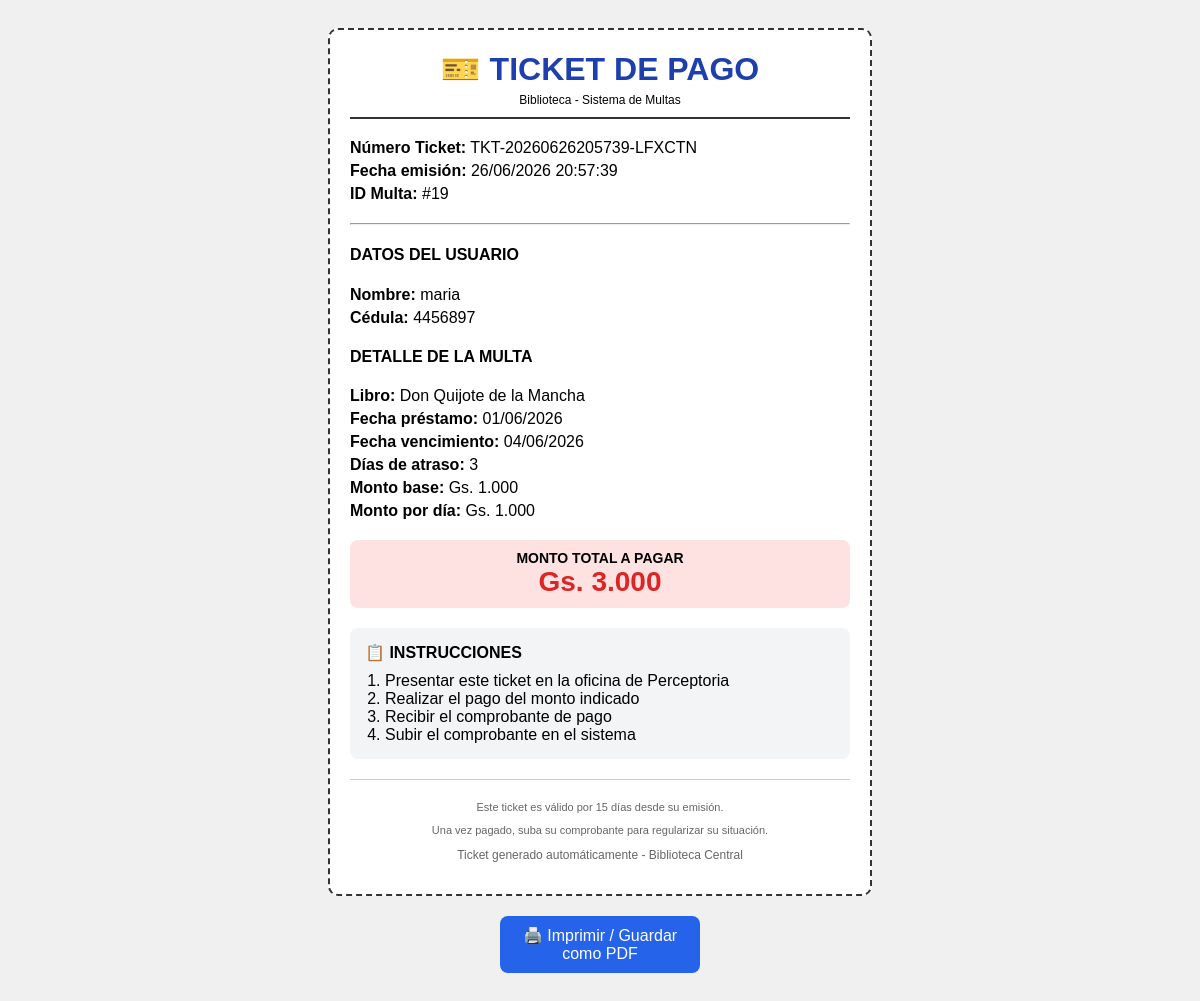
Page /multa/ticket/19/ (signed in) on the earlier database version.
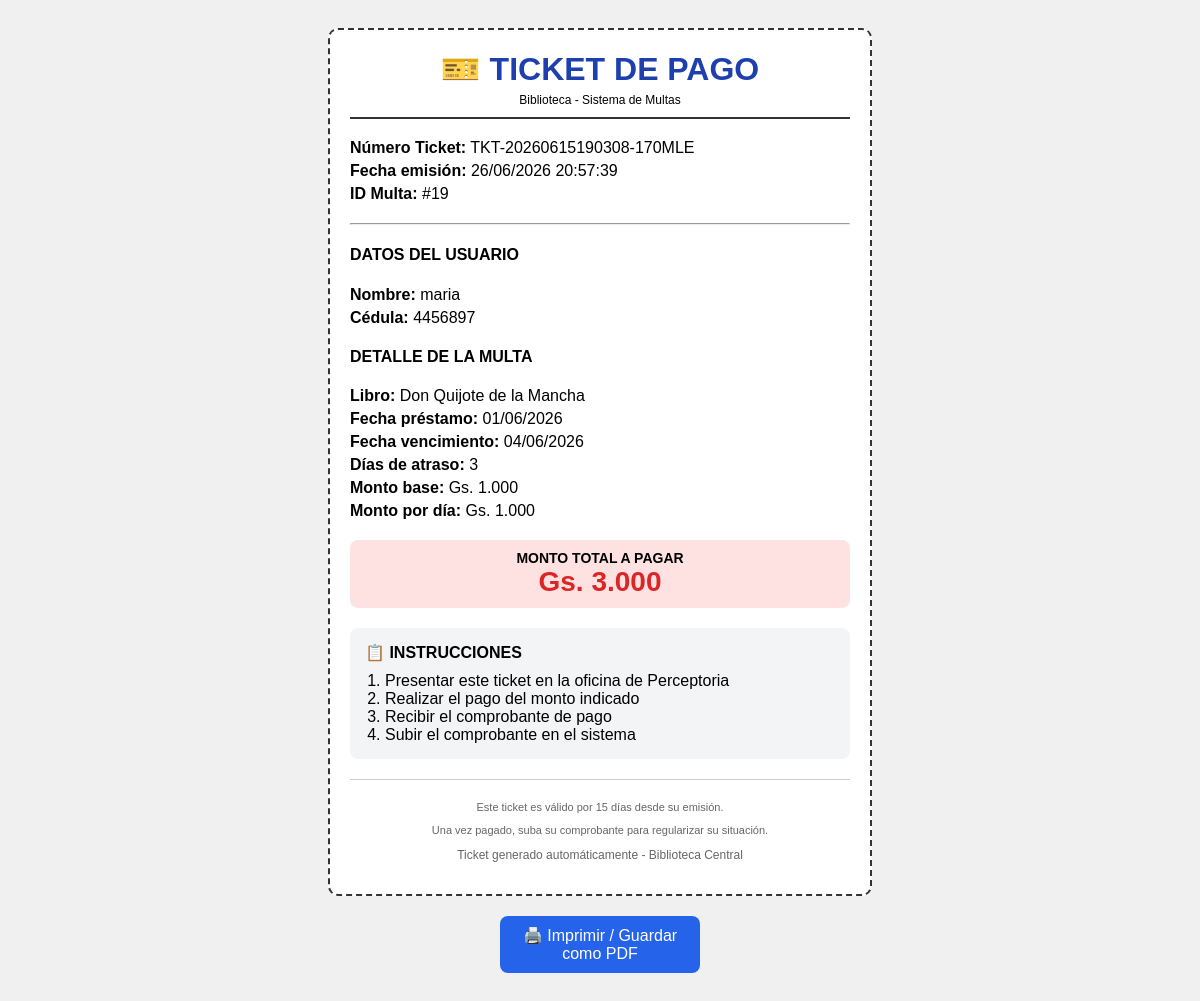
Same page on the later database version.
### prestamo/models.py (models this page shows, shortened)
class Multa(models.Model):
    ESTADO_MULTA_CHOICES = [
        ('PENDIENTE', 'Pendiente'),
        ('PAGADA', 'Pagada'),
        ('CANCELADA', 'Cancelada'),
    ]
    prestamo = models.ForeignKey(
        Prestamo,
        on_delete=models.PROTECT,
        related_name='multas',
        verbose_name="Préstamo"
    )
    dias_atraso = models.IntegerField(
        verbose_name="Días de atraso"
    )
    monto_base = models.DecimalField(
        max_digits=10,
        decimal_places=2,
        verbose_name="Monto base"
    )
    monto_por_dia = models.DecimalField(
        max_digits=10,
        decimal_places=2,
        verbose_name="Monto por día"
    )
    monto_total = models.DecimalField(
        max_digits=10,
        decimal_places=2,
        verbose_name="Monto total"
    )
    fecha_generacion = models.DateField(
        auto_now_add=True,
        verbose_name="Fecha de generación"
    )
    fecha_pago = models.DateField(
        null=True,
        blank=True,
        verbose_name="Fecha de pago"
    )
    estado = models.CharField(
        max_length=20,
        choices=ESTADO_MULTA_CHOICES,
        default='PENDIENTE',
        verbose_name="Estado"
    )
    comprobante_pago = models.CharField(
        max_length=100,
        blank=True,
        null=True,
        verbose_name="Comprobante de pago"
    )
    comprobante_imagen = models.ImageField(
        upload_to='comprobantes/',
        blank=True,
        null=True,
        verbose_name="Comprobante de pago"
    )
    notificado = models.BooleanField(
        default=False,
        verbose_name="Notificado al bibliotecario"
    )
    ticket_generado = models.BooleanField(
        default=False,
        verbose_name="Ticket de pago generado"
    )
    numero_ticket = models.CharField(
        max_length=50,
        blank=True,
        null=True,
        unique=True,
        verbose_name="Número de ticket"
    )
    class Meta:
        verbose_name = "Multa"
        verbose_name_plural = "Multas"
    def save(self, *args, **kwargs):
        if not self.monto_total and self.dias_atraso > 0:
            self.monto_total = self.monto_base + (self.dias_atraso * self.monto_por_dia)
        super().save(*args, **kwargs)

class Prestamo(models.Model):
    ESTADO_PRESTAMO_CHOICES = [
        ('SOLICITADO', 'Solicitado'),
        ('ACTIVO', 'Activo'),
        ('VENCIDO', 'Vencido'),
        ('DEVUELTO', 'Devuelto'),
        ('EXTRAVIADO', 'Extraviado'),
        ('CANCELADA', 'Cancelada'),
    ]
    socio = models.ForeignKey(
        Socio,
        on_delete=models.PROTECT,
        related_name='prestamos',
        verbose_name="Socio"
    )
    ejemplar = models.ForeignKey(
        Ejemplar,
        on_delete=models.PROTECT,
        related_name='prestamos',
        verbose_name="Ejemplar"
    )
    dias_solicitados = models.IntegerField(
        verbose_name="Días solicitados",
        help_text="Cantidad de días que el usuario pidió el libro (1-5)",
        null=True,
        blank=True
    )
    fecha_prestamo = models.DateTimeField(
        auto_now_add=True,
        verbose_name="Fecha de préstamo"
    )
    fecha_vencimiento = models.DateField(
        verbose_name="Fecha de vencimiento"
    )
    fecha_devolucion_real = models.DateField(
        null=True,
        blank=True,
        verbose_name="Fecha de devolución real"
    )
    estado = models.CharField(
        max_length=20,
        choices=ESTADO_PRESTAMO_CHOICES,
        default='ACTIVO',
        verbose_name="Estado"
    )
    observaciones = models.TextField(
        blank=True,
        null=True,
        verbose_name="Observaciones"
    )
    class Meta:
        verbose_name = "Préstamo"
        verbose_name_plural = "Préstamos"
        ordering = ['-fecha_prestamo']
        indexes = [
            models.Index(fields=['estado']),
            models.Index(fields=['fecha_vencimiento']),
        ]

### usuario/models.py (models this page shows, shortened)
class Socio(models.Model):
    TIPO_USUARIO_CHOICES = [
        ('estudiante', 'Estudiante'),
        ('docente', 'Docente'),
        ('administrativo', 'Administrativo'),
        ('externo', 'Externo'),
    ]
    ESTADO_SOCIO_CHOICES = [
        ('activo', 'Activo'),
        ('inhabilitado', 'Inhabilitado'),  # 'moroso' eliminado
    ]
    user = models.OneToOneField(
        User,
        on_delete=models.CASCADE,
        verbose_name="Usuario de Django"
    )
    cedula = models.CharField(
        max_length=20,
        unique=True,
        verbose_name="Cédula"
    )
    telefono = models.CharField(
        max_length=20,
        blank=True,
        null=True,
        verbose_name="Teléfono"
    )
    direccion = models.CharField(
        max_length=150,
        blank=True,
        null=True,
        verbose_name="Dirección"
    )
    carrera = models.CharField(
        max_length=100,
        blank=True,
        null=True,
        verbose_name="Carrera/Profesión"
    )
    tipo_usuario = models.CharField(
        max_length=50,
        choices=TIPO_USUARIO_CHOICES,
        verbose_name="Tipo de usuario"
    )
    estado_socio = models.CharField(
        max_length=20,
        choices=ESTADO_SOCIO_CHOICES,
        default='activo',
        verbose_name="Estado"
    )
    motivo_inhabilitacion = models.TextField(
        blank=True,
        null=True,
        verbose_name="Motivo de inhabilitación"
    )
    fecha_registro = models.DateField(
        auto_now_add=True,
        verbose_name="Fecha de registro"
    )
    nivel_acceso = models.ForeignKey(
        NivelAcceso,
        on_delete=models.PROTECT,
        verbose_name="Nivel de acceso"
    )
    class Meta:
        verbose_name = "Socio"
        verbose_name_plural = "Socios"

### catalogo/models.py (models this page shows, shortened)
class Ejemplar(models.Model):
    ESTADO_FISICO_CHOICES = [
        ('BUENO', 'Bueno'),
        ('REGULAR', 'Regular'),
        ('MALO', 'Malo'),
        ('DANADO', 'Dañado'),
        ('PERDIDO', 'Perdido'),
    ]
    DISPONIBILIDAD_CHOICES = [
        ('DISPONIBLE', 'Disponible'),
        ('PRESTADO', 'Prestado'),
        ('RESERVADO', 'Reservado'),
        ('EN_REPARACION', 'En reparación'),
    ]
    libro = models.ForeignKey(
        'Libro',
        on_delete=models.PROTECT,
        related_name='ejemplares',
        verbose_name="Libro",
        db_column='isbn_libro'
    )
    codigo_inventario = models.CharField(
        max_length=50,
        unique=True,
        verbose_name="Código de inventario"
    )
    estado_fisico = models.CharField(
        max_length=20,
        choices=ESTADO_FISICO_CHOICES,
        default='BUENO',
        verbose_name="Estado físico"
    )
    disponibilidad = models.CharField(
        max_length=20,
        choices=DISPONIBILIDAD_CHOICES,
        default='DISPONIBLE',
        verbose_name="Disponibilidad"
    )
    ubicacion = models.CharField(
        max_length=100,
        blank=True,
        null=True,
        verbose_name="Ubicación física",
        help_text="Ej: Estante A3, Sección 5, Sala 2, etc."
    )
    class Meta:
        db_table = 'Ejemplar'
        verbose_name = "Ejemplar"
        verbose_name_plural = "Ejemplares"
        indexes = [
            models.Index(fields=['codigo_inventario']),
            models.Index(fields=['disponibilidad']),
        ]

class Libro(models.Model):
    activo = models.BooleanField(default=True, verbose_name="Activo")
    """Libros del catálogo"""
    isbn = models.CharField(
        max_length=20,
        unique=True,
        verbose_name="ISBN"
    )
    titulo = models.CharField(
        max_length=200,
        verbose_name="Título"
    )
    anio_publicacion = models.IntegerField(
        blank=True,
        null=True,
        verbose_name="Año de publicación"
    )
    descripcion = models.TextField(
        blank=True,
        null=True,
        verbose_name="Descripción / Sinopsis",
        help_text="Breve descripción o sinopsis del libro"
    )
    editorial = models.ForeignKey(
        Editorial,
        on_delete=models.PROTECT,
        verbose_name="Editorial"
    )
    categoria = models.ForeignKey(
        Categoria,
        on_delete=models.PROTECT,
        verbose_name="Categoría"
    )
    autores = models.ManyToManyField(
        Autor,
        through='LibroAutor',
        verbose_name="Autores"
    )
    imagen = models.ImageField(
        upload_to='libros/',
        blank=True,
        null=True,
        verbose_name="Imagen de tapa"
    )
    cantidad_total = models.IntegerField(
        default=0,
        verbose_name="Total de ejemplares"
    )
    inventario_disponible = models.IntegerField(
        default=0,
        verbose_name="Ejemplares disponibles"
    )
    class Meta:
        verbose_name = "Libro"
        verbose_name_plural = "Libros"

### prestamo/views.py (the view)
# urls.py: path('multa/ticket/<int:multa_id>/', views.usuario_ticket_multa, name='usuario_ticket_multa'),
@login_required
def usuario_ticket_multa(request, multa_id):
    from datetime import datetime
    from django.shortcuts import get_object_or_404
    from .models import Multa
    print("=== FUNCIÓN usuario_ticket_multa LLAMADA ===")
    print(f"Multa ID: {multa_id}")
    print(f"Usuario: {request.user}")
    multa = get_object_or_404(Multa, id=multa_id, prestamo__socio=request.user.socio, estado='PENDIENTE')
    print(f"Multa encontrada: {multa.id}")
    print(f"Template a renderizar: prestamo/ticket_multa.html")
    if not multa.numero_ticket:
        import random
        import string
        timestamp = datetime.now().strftime('%Y%m%d%H%M%S')
        random_chars = ''.join(random.choices(string.ascii_uppercase + string.digits, k=6))
        multa.numero_ticket = f"TKT-{timestamp}-{random_chars}"
        multa.save()
        print(f"Ticket creado: {multa.numero_ticket}")
    context = {
        'multa': multa,
        'fecha_emision': datetime.now(),
    }
    print("Renderizando template...")
    return render(request, 'prestamo/ticket_multa.html', context)

### prestamo/templatetags/mis_filtros.py (called while the page is built)
@register.filter
def puntos(valor):
    try:
        return f"{int(valor):,}".replace(",", ".")
    except:
        return valor

### templates/prestamo/ticket_multa.html (shortened to what this page needs)
{% load mis_filtros %}
<!DOCTYPE html>
<html lang="es">
<head>
</head>
<body>
    <div class="ticket">
        <div class="header">
            <h1>🎫 TICKET DE PAGO</h1>
            <p>Biblioteca - Sistema de Multas</p>
        </div>
        <div class="info">
            <p><strong>Número Ticket:</strong> {{ multa.numero_ticket }}</p>
            <p><strong>Fecha emisión:</strong> {{ fecha_emision|date:"d/m/Y H:i:s" }}</p>
            <p><strong>ID Multa:</strong> #{{ multa.id }}</p>
        </div>
        <hr>
        <div class="info">
            <h4>DATOS DEL USUARIO</h4>
            <p><strong>Nombre:</strong> {{ multa.prestamo.socio.user.get_full_name }}</p>
            <p><strong>Cédula:</strong> {{ multa.prestamo.socio.cedula }}</p>
        </div>
        <div class="info">
            <h4>DETALLE DE LA MULTA</h4>
            <p><strong>Libro:</strong> {{ multa.prestamo.ejemplar.libro.titulo }}</p>
            <p><strong>Fecha préstamo:</strong> {{ multa.prestamo.fecha_prestamo|date:"d/m/Y" }}</p>
            <p><strong>Fecha vencimiento:</strong> {{ multa.prestamo.fecha_vencimiento|date:"d/m/Y" }}</p>
            <p><strong>Días de atraso:</strong> {{ multa.dias_atraso }}</p>
            <p><strong>Monto base:</strong> Gs. {{ multa.monto_base|puntos }}</p>
            <p><strong>Monto por día:</strong> Gs. {{ multa.monto_por_dia|puntos }}</p>
        </div>
        <div class="monto">
            <div class="label">MONTO TOTAL A PAGAR</div>
            <div class="valor">Gs. {{ multa.monto_total|puntos }}</div>
        </div>
        <div class="instrucciones">
            <h4>📋 INSTRUCCIONES</h4>
            <ol>
                <li>Presentar este ticket en la oficina de Perceptoria</li>
                <li>Realizar el pago del monto indicado</li>
                <li>Recibir el comprobante de pago</li>
                <li>Subir el comprobante en el sistema</li>
            </ol>
        </div>
        <div class="footer">
            <p>Este ticket es válido por 15 días desde su emisión.</p>
            <p>Una vez pagado, suba su comprobante para regularizar su situación.</p>
            <p class="numero">Ticket generado automáticamente - Biblioteca Central</p>
        </div>
    </div>
    <button class="no-print" onclick="window.print()">
        🖨️ Imprimir / Guardar como PDF
    </button>
</body>
</html>

Differences in the rows shown:
changed Multa "maria": numero_ticket "TKT-20260626205739-LFXCTN" → "TKT-20260615190308-170MLE"
